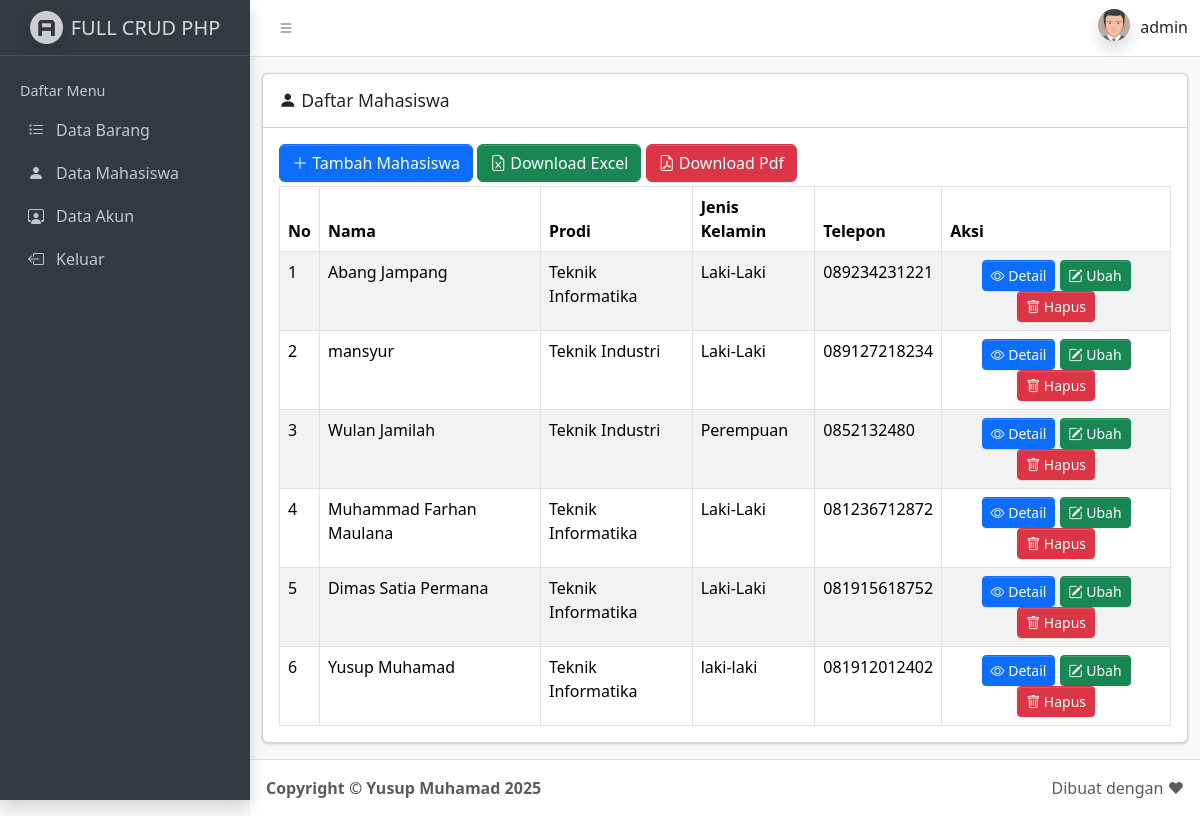
Page /mahasiswa.php (signed in) on the committed database.
### tables this page shows
CREATE TABLE `mahasiswa` (
  `id_mahasiswa` int(11) NOT NULL,
  `nama` varchar(100) NOT NULL,
  `prodi` varchar(50) NOT NULL,
  `jk` varchar(10) NOT NULL,
  `telepon` varchar(30) NOT NULL,
  `alamat` text NOT NULL,
  `email` varchar(30) NOT NULL,
  `foto` varchar(100) NOT NULL
);

### config/controller.php (called while the page is built, shortened)
<?php
function select($query)
{
    global $db;
    $result = mysqli_query($db, $query);
    $rows = [];
    while ($row = mysqli_fetch_assoc($result)) {
        $rows[] = $row;
    }
    return $rows;
}
?>

### mahasiswa.php (the view, shortened to what this page needs)
<?php
$title = 'Daftar Mahasiswa';
include 'layout/header.php';
$data_mahasiswa = select("SELECT * FROM mahasiswa ORDER BY id_mahasiswa DESC");
?>
<div class="container mt-3">
        <div class="card mb-3">
            <div class="card-header">
                <h3 class="card-title"><i class="bi bi-person-fill"></i> <?= $title ?></h3>
              </div>
              <div class="card-body">
                <a href="tambah-mahasiswa.php" class="btn btn-primary mb-1"><i class="bi bi-plus-lg"></i> Tambah Mahasiswa</a>
                <a href="excel-mahasiswa.php" class="btn btn-success mb-1"><i class="bi bi-file-earmark-excel"></i> Download Excel</a>
                <a href="pdf-mahasiswa.php" class="btn btn-danger mb-1"><i class="bi bi-file-earmark-pdf"></i> Download Pdf</a>
                <table id="table" class="table table-bordered table-striped">
                  <thead>
                    <tr>
                        <th>No</th>
                        <th>Nama</th>
                        <th>Prodi</th>
                        <th>Jenis Kelamin</th>
                        <th>Telepon</th>
                        <th>Aksi</th>
                    </tr>
                  </thead>
                  <tbody>
                <?php $no = 1; ?>
                <?php foreach ($data_mahasiswa as $mahasiswa) : ?>
                    <tr>
                        <td><?= $no++; ?></td>
                        <td><?= $mahasiswa['nama']; ?></td>
                        <td><?= $mahasiswa['prodi']; ?></td>
                        <td><?= $mahasiswa['jk']; ?></td>
                        <td><?= $mahasiswa['telepon'];?></td>
                        <td class="text-center">
                            <a href="detail-mahasiswa.php?id_mahasiswa=<?= $mahasiswa['id_mahasiswa']; ?>" class="btn btn-primary btn-sm">
                                <i class="bi bi-eye"></i> Detail</a>
                            <a href="ubah-mahasiswa.php?id_mahasiswa=<?= $mahasiswa['id_mahasiswa']; ?>" class="btn btn-success btn-sm">
                                <i class="bi bi-pencil-square"></i> Ubah</a>
                            <a href="hapus-mahasiswa.php?id_mahasiswa=<?= $mahasiswa['id_mahasiswa']; ?>"
                            class="btn btn-danger btn-sm" onclick="return confirm('Yakin data mahasiswa akan dihapus?');"><i class="bi bi-trash"></i> Hapus</a>
                        </td>
                    </tr>
                <?php endforeach; ?>
                </tbody>
                </table>
              </div>
        </div>
</div>
<?php include 'layout/footer.php'; ?>

### layout/header.php (shortened to what this page needs)
<!doctype html>
<html lang="en">
  <head>
    <link
      rel="stylesheet"
      href="https://cdn.jsdelivr.net/npm/@fontsource/source-sans-3@5.0.12/index.css"
    />
    <link
      rel="stylesheet"
      href="https://cdn.jsdelivr.net/npm/overlayscrollbars@2.10.1/styles/overlayscrollbars.min.css"
    />
    <link
      rel="stylesheet"
      href="https://cdn.jsdelivr.net/npm/bootstrap-icons@1.11.3/font/bootstrap-icons.min.css"
    />
    <link rel="stylesheet" href="dist/css/adminlte.css" />
    <link rel="stylesheet" href="https://cdn.datatables.net/2.3.2/css/dataTables.bootstrap5.css">
  </head>
  <body class="layout-fixed sidebar-expand-lg bg-body-tertiary">
    <div class="app-wrapper">
      <nav class="app-header navbar navbar-expand bg-body">
        <div class="container-fluid">
          <ul class="navbar-nav">
            <li class="nav-item">
              <a class="nav-link" data-lte-toggle="sidebar" href="#" role="button">
                <i class="bi bi-list"></i>
              </a>
            </li>
          </ul>
          <ul class="navbar-nav ms-auto">
            <li class="nav-item dropdown user-menu">
                <img
                  src="dist/assets/img/avatar5.png"
                  class="user-image rounded-circle shadow"
                  alt="User Image"
                />
                <span class="d-none d-md-inline"><?= $_SESSION['nama'] ?></span>
            </li>
          </ul>
        </div>
      </nav>
      <aside class="app-sidebar bg-body-secondary shadow" data-bs-theme="dark">
        <div class="sidebar-brand">
          <a href="./index.php" class="brand-link">
            <img
              src="dist/assets/img/AdminLTELogo.png"
              alt="AdminLTE Logo"
              class="brand-image opacity-75 shadow"
            />
            <span class="brand-text fw-light">FULL CRUD PHP</span>
          </a>
        </div>
        <div class="sidebar-wrapper">
          <nav class="mt-2">
            <ul
              class="nav sidebar-menu flex-column"
              data-lte-toggle="treeview"
              role="menu"
              data-accordion="false"
            >
              <li class="nav-header">Daftar Menu</li>
              <?php if($_SESSION['level'] == 1 or $_SESSION['level'] == 2) : ?>
              <li class="nav-item">
                <a href="index.php" class="nav-link">
                  <i class="nav-icon bi bi-list-task"></i>
                  <p>Data Barang</p>
                </a>
              </li>
              <?php endif ?>
              <?php if($_SESSION['level'] == 1 or $_SESSION['level'] == 3) : ?>
              <li class="nav-item">
                <a href="mahasiswa.php" class="nav-link">
                  <i class="nav-icon bi bi-person-fill"></i>
                  <p>Data Mahasiswa</p>
                </a>
              </li>
              <?php endif ?>
              <li class="nav-item">
                <a href="crud-modal.php" class="nav-link">
                  <i class="nav-icon bi bi-person-workspace"></i>
                  <p>Data Akun</p>
                </a>
              </li>
              <li class="nav-item">
                <a href="logout.php" class="nav-link">
                  <i class="nav-icon bi bi-box-arrow-left"></i>
                  <p>Keluar</p>
                </a>
              </li>
            </ul>
          </nav>
        </div>
      </aside>

### layout/footer.php (shortened to what this page needs)
      <footer class="app-footer">
        <div class="float-end d-none d-sm-inline">Dibuat dengan ❤</div>
        <strong>
          Copyright &copy; Yusup Muhamad <?= date('Y'); ?>
      </footer>
    </div>
  </body>
</html>

### rows in the picture
mahasiswa: nama "Abang Jampang", prodi "Teknik Informatika", jk "Laki-Laki", telepon "089234231221"
mahasiswa: nama "mansyur", prodi "Teknik Industri", jk "Laki-Laki", telepon "089127218234"
mahasiswa: nama "Wulan Jamilah", prodi "Teknik Industri", jk "Perempuan", telepon "0852132480"
mahasiswa: nama "Muhammad Farhan Maulana", prodi "Teknik Informatika", jk "Laki-Laki", telepon "081236712872"
mahasiswa: nama "Dimas Satia Permana", prodi "Teknik Informatika", jk "Laki-Laki", telepon "081915618752"
mahasiswa: nama "Yusup Muhamad", prodi "Teknik Informatika", jk "laki-laki", telepon "081912012402"

### other values in the picture
$_SESSION['nama'] "admin"
$title "Daftar Mahasiswa"
